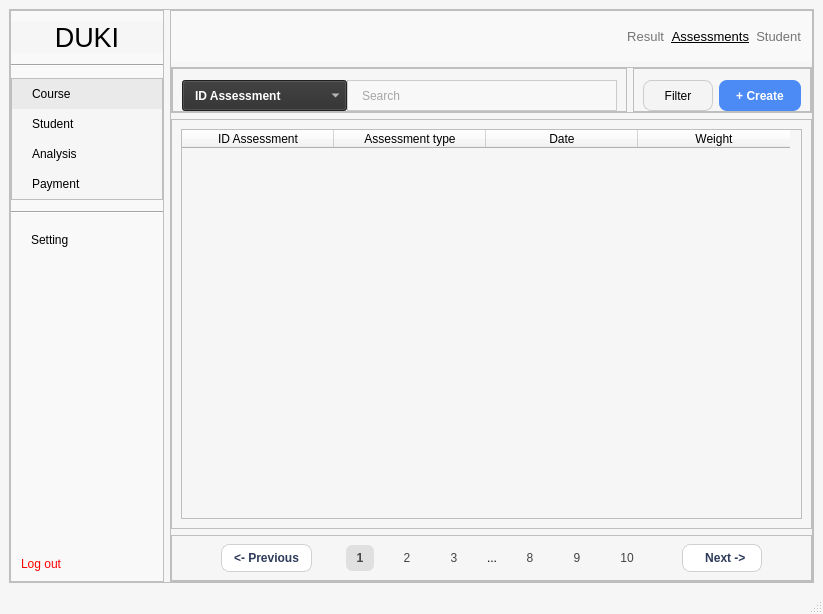
<?xml version="1.0" encoding="UTF-8"?>
<ui version="4.0">
 <class>MainWindow</class>
 <widget class="QMainWindow" name="MainWindow">
  <property name="geometry">
   <rect>
    <x>0</x>
    <y>0</y>
    <width>823</width>
    <height>614</height>
   </rect>
  </property>
  <property name="windowTitle">
   <string>MainWindow</string>
  </property>
  <property name="styleSheet">
   <string notr="true">QMainWindow {
    background-color: #f6f6f6;
}
QFrame {
    background-color: #f6f6f6;
}
#centralwidget{
	background-color: #f6f6f6;
}
#menu {
    background-color: #f9f9f9;
    border-right: 1px solid #e0e0e0;
}
QLabel#brand {
    color: black;
}

#menu_analysis,
#menu_course,
#menu_payment,
#menu_student,
#menu_setting {
    text-align: left;
    padding: 8px 20px;
    border: none;
	color: black;
}
#menu_analysis:hover,
#menu_course:hover,
#menu_logout:hover,
#menu_payment:hover,
#menu_student:hover,
#menu_setting:hover {
    background-color: #eaeaea;
}
#menu_logout {
    color: red;
    padding: 10px;
    text-align: left;
	border: none;
}
#menu_course {
    background-color: #eaeaea;
}
#course_assessment_search_lineEdit {
    background-color: #F8F8F8;
    border: 1px solid #CCCCCC;
    border-radius-right: 10px;
    padding: 6px 12px;
    color: #555;
}
#course_assessment_search_lineEdit:focus {
    border: 2px solid #A0A0A0;
}
#course_assessment_search_comboBox {
    background-color: #2E2E2E;
    color: white;
    padding: 6px 12px;
    font-weight: bold;
}
QComboBox QAbstractItemView {
    background-color: #2E2E2E;
    color: white;
    selection-background-color: #444444;
    selection-color: white;
}
#course_assessment_create {
    background-color: #4C8BF5;
    color: white;
    border: none;
    border-radius: 8px;
    padding: 6px 10px;
    font-weight: bold;
}
#course_assessment_create:hover {
    background-color: #3B73E0;
}
#course_assessment_filter {
    background-color: #F4F4F4;
    border: 1px solid #CCCCCC;
    border-radius: 8px;
    padding: 6px 10px;
	color: black;
}
#course_assessment_filter:hover {
    background-color: #EAEAEA;
}
#header{
	background-color: #f9f9f9;
	color: black;
}
#course_assessment_previous, #course_assessment_next {
    background-color: white;
    color: #2E3A59;
    border: 1px solid #D0D0D0;
    border-radius: 8px;
    padding: 6px 12px;
    font-weight: 500;
}
#course_assessment_previous:hover, #course_assessment_next:hover {
    background-color: #F5F5F5;
}
#course_assessment_page_1, #course_assessment_page_2, #course_assessment_page_3, #course_assessment_page_8, #course_assessment_page_9, #course_assessment_page_10 {
    background-color: transparent;
    border: none;
    color: #444;
    padding: 6px 10px;
}
#course_assessment_page_1 {
    background-color: #E0E0E0;
    border-radius: 6px;
    font-weight: bold;
}
#space {
    color: #777;
    font-weight: bold;
}


</string>
  </property>
  <widget class="QWidget" name="centralwidget">
   <layout class="QHBoxLayout" name="horizontalLayout_5">
    <item>
     <widget class="QFrame" name="frame">
      <property name="sizePolicy">
       <sizepolicy hsizetype="Preferred" vsizetype="Preferred">
        <horstretch>0</horstretch>
        <verstretch>0</verstretch>
       </sizepolicy>
      </property>
      <property name="minimumSize">
       <size>
        <width>801</width>
        <height>541</height>
       </size>
      </property>
      <property name="frameShape">
       <enum>QFrame::StyledPanel</enum>
      </property>
      <property name="frameShadow">
       <enum>QFrame::Raised</enum>
      </property>
      <layout class="QHBoxLayout" name="horizontalLayout">
       <property name="leftMargin">
        <number>0</number>
       </property>
       <property name="topMargin">
        <number>0</number>
       </property>
       <property name="rightMargin">
        <number>0</number>
       </property>
       <property name="bottomMargin">
        <number>0</number>
       </property>
       <item>
        <widget class="QFrame" name="menu">
         <property name="sizePolicy">
          <sizepolicy hsizetype="Preferred" vsizetype="Preferred">
           <horstretch>0</horstretch>
           <verstretch>0</verstretch>
          </sizepolicy>
         </property>
         <property name="frameShape">
          <enum>QFrame::StyledPanel</enum>
         </property>
         <property name="frameShadow">
          <enum>QFrame::Raised</enum>
         </property>
         <layout class="QVBoxLayout" name="verticalLayout" stretch="0,0,0,0,0,0,0">
          <property name="spacing">
           <number>11</number>
          </property>
          <property name="leftMargin">
           <number>0</number>
          </property>
          <property name="topMargin">
           <number>11</number>
          </property>
          <property name="rightMargin">
           <number>0</number>
          </property>
          <property name="bottomMargin">
           <number>0</number>
          </property>
          <item>
           <widget class="QLabel" name="brand">
            <property name="sizePolicy">
             <sizepolicy hsizetype="Preferred" vsizetype="Preferred">
              <horstretch>0</horstretch>
              <verstretch>0</verstretch>
             </sizepolicy>
            </property>
            <property name="font">
             <font>
              <pointsize>20</pointsize>
             </font>
            </property>
            <property name="styleSheet">
             <string notr="true"/>
            </property>
            <property name="text">
             <string>DUKI</string>
            </property>
            <property name="alignment">
             <set>Qt::AlignCenter</set>
            </property>
           </widget>
          </item>
          <item>
           <widget class="Line" name="line_1">
            <property name="orientation">
             <enum>Qt::Horizontal</enum>
            </property>
           </widget>
          </item>
          <item>
           <widget class="QFrame" name="frame_2">
            <property name="frameShape">
             <enum>QFrame::StyledPanel</enum>
            </property>
            <property name="frameShadow">
             <enum>QFrame::Raised</enum>
            </property>
            <layout class="QVBoxLayout" name="verticalLayout_3">
             <property name="spacing">
              <number>0</number>
             </property>
             <property name="leftMargin">
              <number>0</number>
             </property>
             <property name="topMargin">
              <number>0</number>
             </property>
             <property name="rightMargin">
              <number>0</number>
             </property>
             <property name="bottomMargin">
              <number>0</number>
             </property>
             <item>
              <widget class="QPushButton" name="menu_course">
               <property name="sizePolicy">
                <sizepolicy hsizetype="Minimum" vsizetype="Preferred">
                 <horstretch>0</horstretch>
                 <verstretch>0</verstretch>
                </sizepolicy>
               </property>
               <property name="styleSheet">
                <string notr="true"/>
               </property>
               <property name="text">
                <string>Course</string>
               </property>
              </widget>
             </item>
             <item>
              <widget class="QPushButton" name="menu_student">
               <property name="sizePolicy">
                <sizepolicy hsizetype="Minimum" vsizetype="Preferred">
                 <horstretch>0</horstretch>
                 <verstretch>0</verstretch>
                </sizepolicy>
               </property>
               <property name="layoutDirection">
                <enum>Qt::LeftToRight</enum>
               </property>
               <property name="styleSheet">
                <string notr="true"/>
               </property>
               <property name="text">
                <string>Student</string>
               </property>
              </widget>
             </item>
             <item>
              <widget class="QPushButton" name="menu_analysis">
               <property name="sizePolicy">
                <sizepolicy hsizetype="Minimum" vsizetype="Preferred">
                 <horstretch>0</horstretch>
                 <verstretch>0</verstretch>
                </sizepolicy>
               </property>
               <property name="styleSheet">
                <string notr="true"/>
               </property>
               <property name="text">
                <string>Analysis</string>
               </property>
              </widget>
             </item>
             <item>
              <widget class="QPushButton" name="menu_payment">
               <property name="sizePolicy">
                <sizepolicy hsizetype="Preferred" vsizetype="Preferred">
                 <horstretch>0</horstretch>
                 <verstretch>0</verstretch>
                </sizepolicy>
               </property>
               <property name="minimumSize">
                <size>
                 <width>150</width>
                 <height>28</height>
                </size>
               </property>
               <property name="styleSheet">
                <string notr="true"/>
               </property>
               <property name="text">
                <string>Payment</string>
               </property>
              </widget>
             </item>
            </layout>
           </widget>
          </item>
          <item>
           <widget class="Line" name="line_2">
            <property name="orientation">
             <enum>Qt::Horizontal</enum>
            </property>
           </widget>
          </item>
          <item>
           <widget class="QPushButton" name="menu_setting">
            <property name="sizePolicy">
             <sizepolicy hsizetype="Preferred" vsizetype="Preferred">
              <horstretch>0</horstretch>
              <verstretch>0</verstretch>
             </sizepolicy>
            </property>
            <property name="minimumSize">
             <size>
              <width>60</width>
              <height>12</height>
             </size>
            </property>
            <property name="styleSheet">
             <string notr="true"/>
            </property>
            <property name="text">
             <string>Setting</string>
            </property>
           </widget>
          </item>
          <item>
           <spacer name="verticalSpacer">
            <property name="orientation">
             <enum>Qt::Vertical</enum>
            </property>
            <property name="sizeHint" stdset="0">
             <size>
              <width>20</width>
              <height>40</height>
             </size>
            </property>
           </spacer>
          </item>
          <item>
           <widget class="QPushButton" name="menu_logout">
            <property name="sizePolicy">
             <sizepolicy hsizetype="Preferred" vsizetype="Preferred">
              <horstretch>0</horstretch>
              <verstretch>0</verstretch>
             </sizepolicy>
            </property>
            <property name="styleSheet">
             <string notr="true"/>
            </property>
            <property name="text">
             <string>Log out</string>
            </property>
           </widget>
          </item>
         </layout>
        </widget>
       </item>
       <item>
        <widget class="QFrame" name="frame_3">
         <property name="sizePolicy">
          <sizepolicy hsizetype="Preferred" vsizetype="Preferred">
           <horstretch>0</horstretch>
           <verstretch>0</verstretch>
          </sizepolicy>
         </property>
         <property name="frameShape">
          <enum>QFrame::StyledPanel</enum>
         </property>
         <property name="frameShadow">
          <enum>QFrame::Raised</enum>
         </property>
         <layout class="QVBoxLayout" name="verticalLayout_2">
          <property name="leftMargin">
           <number>0</number>
          </property>
          <property name="topMargin">
           <number>0</number>
          </property>
          <property name="rightMargin">
           <number>0</number>
          </property>
          <property name="bottomMargin">
           <number>0</number>
          </property>
          <item>
           <widget class="QWidget" name="header" native="true">
            <property name="minimumSize">
             <size>
              <width>50</width>
              <height>50</height>
             </size>
            </property>
            <property name="styleSheet">
             <string notr="true">background-color: #f9f9f9;</string>
            </property>
            <layout class="QHBoxLayout" name="horizontalLayout_9">
             <property name="spacing">
              <number>7</number>
             </property>
             <property name="leftMargin">
              <number>0</number>
             </property>
             <property name="topMargin">
              <number>0</number>
             </property>
             <property name="rightMargin">
              <number>11</number>
             </property>
             <property name="bottomMargin">
              <number>0</number>
             </property>
             <item>
              <spacer name="horizontalSpacer_5">
               <property name="orientation">
                <enum>Qt::Horizontal</enum>
               </property>
               <property name="sizeHint" stdset="0">
                <size>
                 <width>40</width>
                 <height>20</height>
                </size>
               </property>
              </spacer>
             </item>
             <item>
              <widget class="QLabel" name="header_result">
               <property name="font">
                <font>
                 <pointsize>10</pointsize>
                </font>
               </property>
               <property name="styleSheet">
                <string notr="true">color:#757575</string>
               </property>
               <property name="text">
                <string>Result</string>
               </property>
               <property name="alignment">
                <set>Qt::AlignRight|Qt::AlignTrailing|Qt::AlignVCenter</set>
               </property>
              </widget>
             </item>
             <item>
              <widget class="QLabel" name="header_assessment">
               <property name="font">
                <font>
                 <pointsize>10</pointsize>
                 <underline>true</underline>
                </font>
               </property>
               <property name="styleSheet">
                <string notr="true">color: black</string>
               </property>
               <property name="text">
                <string>Assessments</string>
               </property>
               <property name="alignment">
                <set>Qt::AlignRight|Qt::AlignTrailing|Qt::AlignVCenter</set>
               </property>
              </widget>
             </item>
             <item>
              <widget class="QLabel" name="header_student">
               <property name="font">
                <font>
                 <pointsize>10</pointsize>
                 <underline>false</underline>
                </font>
               </property>
               <property name="styleSheet">
                <string notr="true">color:#757575</string>
               </property>
               <property name="text">
                <string>Student</string>
               </property>
               <property name="alignment">
                <set>Qt::AlignRight|Qt::AlignTrailing|Qt::AlignVCenter</set>
               </property>
              </widget>
             </item>
            </layout>
           </widget>
          </item>
          <item>
           <widget class="QFrame" name="option">
            <property name="sizePolicy">
             <sizepolicy hsizetype="Preferred" vsizetype="Preferred">
              <horstretch>0</horstretch>
              <verstretch>0</verstretch>
             </sizepolicy>
            </property>
            <property name="frameShape">
             <enum>QFrame::StyledPanel</enum>
            </property>
            <property name="frameShadow">
             <enum>QFrame::Raised</enum>
            </property>
            <layout class="QHBoxLayout" name="horizontalLayout_2">
             <property name="leftMargin">
              <number>0</number>
             </property>
             <property name="topMargin">
              <number>0</number>
             </property>
             <property name="rightMargin">
              <number>0</number>
             </property>
             <property name="bottomMargin">
              <number>0</number>
             </property>
             <item>
              <widget class="QFrame" name="search">
               <property name="frameShape">
                <enum>QFrame::StyledPanel</enum>
               </property>
               <property name="frameShadow">
                <enum>QFrame::Raised</enum>
               </property>
               <layout class="QHBoxLayout" name="horizontalLayout_3">
                <property name="spacing">
                 <number>0</number>
                </property>
                <property name="topMargin">
                 <number>11</number>
                </property>
                <property name="bottomMargin">
                 <number>0</number>
                </property>
                <item>
                 <widget class="QComboBox" name="course_assessment_search_comboBox">
                  <property name="sizePolicy">
                   <sizepolicy hsizetype="Maximum" vsizetype="Preferred">
                    <horstretch>0</horstretch>
                    <verstretch>0</verstretch>
                   </sizepolicy>
                  </property>
                  <property name="minimumSize">
                   <size>
                    <width>165</width>
                    <height>31</height>
                   </size>
                  </property>
                  <property name="styleSheet">
                   <string notr="true"/>
                  </property>
                  <item>
                   <property name="text">
                    <string>ID Assessment</string>
                   </property>
                  </item>
                  <item>
                   <property name="text">
                    <string>Assessment type</string>
                   </property>
                  </item>
                  <item>
                   <property name="text">
                    <string>Date</string>
                   </property>
                  </item>
                  <item>
                   <property name="text">
                    <string>Weight</string>
                   </property>
                  </item>
                 </widget>
                </item>
                <item>
                 <widget class="QLineEdit" name="course_assessment_search_lineEdit">
                  <property name="sizePolicy">
                   <sizepolicy hsizetype="Preferred" vsizetype="Preferred">
                    <horstretch>0</horstretch>
                    <verstretch>0</verstretch>
                   </sizepolicy>
                  </property>
                  <property name="minimumSize">
                   <size>
                    <width>260</width>
                    <height>31</height>
                   </size>
                  </property>
                  <property name="placeholderText">
                   <string>Search</string>
                  </property>
                 </widget>
                </item>
               </layout>
              </widget>
             </item>
             <item>
              <widget class="QFrame" name="frame_5">
               <property name="sizePolicy">
                <sizepolicy hsizetype="Maximum" vsizetype="Preferred">
                 <horstretch>0</horstretch>
                 <verstretch>0</verstretch>
                </sizepolicy>
               </property>
               <property name="frameShape">
                <enum>QFrame::StyledPanel</enum>
               </property>
               <property name="frameShadow">
                <enum>QFrame::Raised</enum>
               </property>
               <layout class="QHBoxLayout" name="horizontalLayout_4">
                <property name="topMargin">
                 <number>11</number>
                </property>
                <property name="bottomMargin">
                 <number>0</number>
                </property>
                <item>
                 <widget class="QPushButton" name="course_assessment_filter">
                  <property name="sizePolicy">
                   <sizepolicy hsizetype="Preferred" vsizetype="Preferred">
                    <horstretch>0</horstretch>
                    <verstretch>0</verstretch>
                   </sizepolicy>
                  </property>
                  <property name="minimumSize">
                   <size>
                    <width>70</width>
                    <height>30</height>
                   </size>
                  </property>
                  <property name="text">
                   <string>Filter</string>
                  </property>
                 </widget>
                </item>
                <item>
                 <widget class="QPushButton" name="course_assessment_create">
                  <property name="sizePolicy">
                   <sizepolicy hsizetype="Preferred" vsizetype="Preferred">
                    <horstretch>0</horstretch>
                    <verstretch>0</verstretch>
                   </sizepolicy>
                  </property>
                  <property name="minimumSize">
                   <size>
                    <width>82</width>
                    <height>30</height>
                   </size>
                  </property>
                  <property name="text">
                   <string>+ Create</string>
                  </property>
                 </widget>
                </item>
               </layout>
              </widget>
             </item>
            </layout>
           </widget>
          </item>
          <item>
           <widget class="QFrame" name="frame_6">
            <property name="sizePolicy">
             <sizepolicy hsizetype="Preferred" vsizetype="Expanding">
              <horstretch>0</horstretch>
              <verstretch>0</verstretch>
             </sizepolicy>
            </property>
            <property name="minimumSize">
             <size>
              <width>165</width>
              <height>0</height>
             </size>
            </property>
            <property name="frameShape">
             <enum>QFrame::StyledPanel</enum>
            </property>
            <property name="frameShadow">
             <enum>QFrame::Raised</enum>
            </property>
            <layout class="QHBoxLayout" name="horizontalLayout_8">
             <item>
              <widget class="QTableWidget" name="course_assessment_table">
               <property name="styleSheet">
                <string notr="true">color: black</string>
               </property>
               <attribute name="horizontalHeaderDefaultSectionSize">
                <number>152</number>
               </attribute>
               <column>
                <property name="text">
                 <string>ID Assessment</string>
                </property>
               </column>
               <column>
                <property name="text">
                 <string>Assessment type</string>
                </property>
               </column>
               <column>
                <property name="text">
                 <string>Date</string>
                </property>
               </column>
               <column>
                <property name="text">
                 <string>Weight</string>
                </property>
               </column>
              </widget>
             </item>
            </layout>
           </widget>
          </item>
          <item>
           <widget class="QFrame" name="frame_7">
            <property name="sizePolicy">
             <sizepolicy hsizetype="Preferred" vsizetype="Preferred">
              <horstretch>0</horstretch>
              <verstretch>0</verstretch>
             </sizepolicy>
            </property>
            <property name="frameShape">
             <enum>QFrame::StyledPanel</enum>
            </property>
            <property name="frameShadow">
             <enum>QFrame::Raised</enum>
            </property>
            <layout class="QHBoxLayout" name="horizontalLayout_6">
             <property name="topMargin">
              <number>0</number>
             </property>
             <property name="bottomMargin">
              <number>0</number>
             </property>
             <item>
              <spacer name="horizontalSpacer_3">
               <property name="orientation">
                <enum>Qt::Horizontal</enum>
               </property>
               <property name="sizeHint" stdset="0">
                <size>
                 <width>40</width>
                 <height>20</height>
                </size>
               </property>
              </spacer>
             </item>
             <item>
              <widget class="QPushButton" name="course_assessment_previous">
               <property name="sizePolicy">
                <sizepolicy hsizetype="Preferred" vsizetype="Fixed">
                 <horstretch>0</horstretch>
                 <verstretch>0</verstretch>
                </sizepolicy>
               </property>
               <property name="text">
                <string>&lt;- Previous</string>
               </property>
              </widget>
             </item>
             <item>
              <spacer name="horizontalSpacer">
               <property name="orientation">
                <enum>Qt::Horizontal</enum>
               </property>
               <property name="sizeHint" stdset="0">
                <size>
                 <width>1</width>
                 <height>20</height>
                </size>
               </property>
              </spacer>
             </item>
             <item>
              <widget class="QWidget" name="course_assessment_page" native="true">
               <property name="sizePolicy">
                <sizepolicy hsizetype="Maximum" vsizetype="Preferred">
                 <horstretch>30</horstretch>
                 <verstretch>0</verstretch>
                </sizepolicy>
               </property>
               <property name="minimumSize">
                <size>
                 <width>350</width>
                 <height>0</height>
                </size>
               </property>
               <layout class="QHBoxLayout" name="horizontalLayout_7">
                <property name="leftMargin">
                 <number>11</number>
                </property>
                <property name="rightMargin">
                 <number>11</number>
                </property>
                <item>
                 <widget class="QPushButton" name="course_assessment_page_1">
                  <property name="sizePolicy">
                   <sizepolicy hsizetype="Fixed" vsizetype="Preferred">
                    <horstretch>0</horstretch>
                    <verstretch>0</verstretch>
                   </sizepolicy>
                  </property>
                  <property name="minimumSize">
                   <size>
                    <width>28</width>
                    <height>0</height>
                   </size>
                  </property>
                  <property name="text">
                   <string>1</string>
                  </property>
                 </widget>
                </item>
                <item>
                 <widget class="QPushButton" name="course_assessment_page_2">
                  <property name="sizePolicy">
                   <sizepolicy hsizetype="Fixed" vsizetype="Preferred">
                    <horstretch>0</horstretch>
                    <verstretch>0</verstretch>
                   </sizepolicy>
                  </property>
                  <property name="minimumSize">
                   <size>
                    <width>28</width>
                    <height>0</height>
                   </size>
                  </property>
                  <property name="text">
                   <string>2</string>
                  </property>
                 </widget>
                </item>
                <item>
                 <widget class="QPushButton" name="course_assessment_page_8">
                  <property name="sizePolicy">
                   <sizepolicy hsizetype="Fixed" vsizetype="Preferred">
                    <horstretch>0</horstretch>
                    <verstretch>0</verstretch>
                   </sizepolicy>
                  </property>
                  <property name="minimumSize">
                   <size>
                    <width>28</width>
                    <height>0</height>
                   </size>
                  </property>
                  <property name="text">
                   <string>3</string>
                  </property>
                 </widget>
                </item>
                <item>
                 <widget class="QLabel" name="course_assessment_space">
                  <property name="sizePolicy">
                   <sizepolicy hsizetype="Fixed" vsizetype="Preferred">
                    <horstretch>0</horstretch>
                    <verstretch>0</verstretch>
                   </sizepolicy>
                  </property>
                  <property name="layoutDirection">
                   <enum>Qt::LeftToRight</enum>
                  </property>
                  <property name="text">
                   <string>...</string>
                  </property>
                  <property name="alignment">
                   <set>Qt::AlignCenter</set>
                  </property>
                 </widget>
                </item>
                <item>
                 <widget class="QPushButton" name="course_assessment_page_10">
                  <property name="sizePolicy">
                   <sizepolicy hsizetype="Fixed" vsizetype="Preferred">
                    <horstretch>0</horstretch>
                    <verstretch>0</verstretch>
                   </sizepolicy>
                  </property>
                  <property name="minimumSize">
                   <size>
                    <width>28</width>
                    <height>0</height>
                   </size>
                  </property>
                  <property name="text">
                   <string>8</string>
                  </property>
                 </widget>
                </item>
                <item>
                 <widget class="QPushButton" name="course_assessment_page_9">
                  <property name="sizePolicy">
                   <sizepolicy hsizetype="Fixed" vsizetype="Preferred">
                    <horstretch>0</horstretch>
                    <verstretch>0</verstretch>
                   </sizepolicy>
                  </property>
                  <property name="minimumSize">
                   <size>
                    <width>28</width>
                    <height>0</height>
                   </size>
                  </property>
                  <property name="text">
                   <string>9</string>
                  </property>
                 </widget>
                </item>
                <item>
                 <widget class="QPushButton" name="course_assessment_page_3">
                  <property name="sizePolicy">
                   <sizepolicy hsizetype="Fixed" vsizetype="Preferred">
                    <horstretch>0</horstretch>
                    <verstretch>0</verstretch>
                   </sizepolicy>
                  </property>
                  <property name="minimumSize">
                   <size>
                    <width>28</width>
                    <height>0</height>
                   </size>
                  </property>
                  <property name="text">
                   <string>10</string>
                  </property>
                 </widget>
                </item>
               </layout>
              </widget>
             </item>
             <item>
              <spacer name="horizontalSpacer_2">
               <property name="orientation">
                <enum>Qt::Horizontal</enum>
               </property>
               <property name="sizeHint" stdset="0">
                <size>
                 <width>4</width>
                 <height>20</height>
                </size>
               </property>
              </spacer>
             </item>
             <item>
              <widget class="QPushButton" name="course_assessment_next">
               <property name="sizePolicy">
                <sizepolicy hsizetype="Preferred" vsizetype="Fixed">
                 <horstretch>0</horstretch>
                 <verstretch>0</verstretch>
                </sizepolicy>
               </property>
               <property name="text">
                <string>   Next -&gt; </string>
               </property>
              </widget>
             </item>
             <item>
              <spacer name="horizontalSpacer_4">
               <property name="orientation">
                <enum>Qt::Horizontal</enum>
               </property>
               <property name="sizeHint" stdset="0">
                <size>
                 <width>40</width>
                 <height>20</height>
                </size>
               </property>
              </spacer>
             </item>
            </layout>
           </widget>
          </item>
         </layout>
        </widget>
       </item>
      </layout>
     </widget>
    </item>
   </layout>
  </widget>
  <widget class="QMenuBar" name="menubar">
   <property name="geometry">
    <rect>
     <x>0</x>
     <y>0</y>
     <width>823</width>
     <height>26</height>
    </rect>
   </property>
  </widget>
  <widget class="QStatusBar" name="statusbar"/>
 </widget>
 <resources/>
 <connections/>
</ui>
